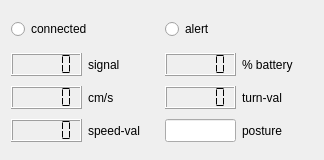
<?xml version="1.0" encoding="UTF-8"?>
<ui version="4.0">
 <class>QDroneDashboard</class>
 <widget class="QWidget" name="QDroneDashboard">
  <property name="geometry">
   <rect>
    <x>0</x>
    <y>0</y>
    <width>320</width>
    <height>160</height>
   </rect>
  </property>
  <layout class="QGridLayout" name="gridLayout">
   <item row="0" column="0" colspan="2">
    <widget class="QRadioButton" name="rbConnectionState">
     <property name="enabled">
      <bool>true</bool>
     </property>
     <property name="minimumSize">
      <size>
       <width>142</width>
       <height>28</height>
      </size>
     </property>
     <property name="maximumSize">
      <size>
       <width>88</width>
       <height>28</height>
      </size>
     </property>
     <property name="text">
      <string>connected</string>
     </property>
    </widget>
   </item>
   <item row="0" column="2" colspan="2">
    <widget class="QRadioButton" name="rbAlertState">
     <property name="minimumSize">
      <size>
       <width>88</width>
       <height>28</height>
      </size>
     </property>
     <property name="maximumSize">
      <size>
       <width>88</width>
       <height>28</height>
      </size>
     </property>
     <property name="text">
      <string>alert</string>
     </property>
    </widget>
   </item>
   <item row="1" column="0">
    <widget class="QLCDNumber" name="lcdLinkQuality">
     <property name="minimumSize">
      <size>
       <width>71</width>
       <height>23</height>
      </size>
     </property>
     <property name="maximumSize">
      <size>
       <width>71</width>
       <height>23</height>
      </size>
     </property>
     <property name="segmentStyle">
      <enum>QLCDNumber::Flat</enum>
     </property>
    </widget>
   </item>
   <item row="1" column="1">
    <widget class="QLabel" name="label_6">
     <property name="minimumSize">
      <size>
       <width>71</width>
       <height>23</height>
      </size>
     </property>
     <property name="maximumSize">
      <size>
       <width>71</width>
       <height>23</height>
      </size>
     </property>
     <property name="text">
      <string>signal</string>
     </property>
    </widget>
   </item>
   <item row="1" column="2">
    <widget class="QLCDNumber" name="lcdCharge">
     <property name="minimumSize">
      <size>
       <width>71</width>
       <height>23</height>
      </size>
     </property>
     <property name="maximumSize">
      <size>
       <width>71</width>
       <height>23</height>
      </size>
     </property>
     <property name="segmentStyle">
      <enum>QLCDNumber::Flat</enum>
     </property>
    </widget>
   </item>
   <item row="1" column="3">
    <widget class="QLabel" name="label">
     <property name="minimumSize">
      <size>
       <width>71</width>
       <height>23</height>
      </size>
     </property>
     <property name="maximumSize">
      <size>
       <width>71</width>
       <height>23</height>
      </size>
     </property>
     <property name="text">
      <string>% battery</string>
     </property>
    </widget>
   </item>
   <item row="2" column="0">
    <widget class="QLCDNumber" name="lcdSpeedCMS">
     <property name="minimumSize">
      <size>
       <width>71</width>
       <height>23</height>
      </size>
     </property>
     <property name="maximumSize">
      <size>
       <width>71</width>
       <height>23</height>
      </size>
     </property>
     <property name="segmentStyle">
      <enum>QLCDNumber::Flat</enum>
     </property>
     <property name="value" stdset="0">
      <double>0.000000000000000</double>
     </property>
    </widget>
   </item>
   <item row="2" column="1">
    <widget class="QLabel" name="label_2">
     <property name="minimumSize">
      <size>
       <width>71</width>
       <height>23</height>
      </size>
     </property>
     <property name="maximumSize">
      <size>
       <width>71</width>
       <height>23</height>
      </size>
     </property>
     <property name="text">
      <string>cm/s</string>
     </property>
    </widget>
   </item>
   <item row="2" column="2">
    <widget class="QLCDNumber" name="lcdTurnVal">
     <property name="minimumSize">
      <size>
       <width>71</width>
       <height>23</height>
      </size>
     </property>
     <property name="maximumSize">
      <size>
       <width>71</width>
       <height>23</height>
      </size>
     </property>
     <property name="segmentStyle">
      <enum>QLCDNumber::Flat</enum>
     </property>
    </widget>
   </item>
   <item row="2" column="3">
    <widget class="QLabel" name="label_4">
     <property name="minimumSize">
      <size>
       <width>71</width>
       <height>23</height>
      </size>
     </property>
     <property name="maximumSize">
      <size>
       <width>71</width>
       <height>23</height>
      </size>
     </property>
     <property name="text">
      <string>turn-val</string>
     </property>
    </widget>
   </item>
   <item row="3" column="0">
    <widget class="QLCDNumber" name="lcdSpeedVal">
     <property name="minimumSize">
      <size>
       <width>71</width>
       <height>23</height>
      </size>
     </property>
     <property name="maximumSize">
      <size>
       <width>71</width>
       <height>23</height>
      </size>
     </property>
     <property name="numDigits">
      <number>5</number>
     </property>
     <property name="segmentStyle">
      <enum>QLCDNumber::Flat</enum>
     </property>
     <property name="value" stdset="0">
      <double>0.000000000000000</double>
     </property>
    </widget>
   </item>
   <item row="3" column="1">
    <widget class="QLabel" name="label_3">
     <property name="minimumSize">
      <size>
       <width>71</width>
       <height>23</height>
      </size>
     </property>
     <property name="maximumSize">
      <size>
       <width>71</width>
       <height>23</height>
      </size>
     </property>
     <property name="text">
      <string>speed-val</string>
     </property>
    </widget>
   </item>
   <item row="3" column="2">
    <widget class="QLineEdit" name="lePosture">
     <property name="sizePolicy">
      <sizepolicy hsizetype="Minimum" vsizetype="Minimum">
       <horstretch>0</horstretch>
       <verstretch>0</verstretch>
      </sizepolicy>
     </property>
     <property name="minimumSize">
      <size>
       <width>71</width>
       <height>23</height>
      </size>
     </property>
     <property name="maximumSize">
      <size>
       <width>71</width>
       <height>23</height>
      </size>
     </property>
    </widget>
   </item>
   <item row="3" column="3">
    <widget class="QLabel" name="label_5">
     <property name="minimumSize">
      <size>
       <width>71</width>
       <height>23</height>
      </size>
     </property>
     <property name="maximumSize">
      <size>
       <width>71</width>
       <height>23</height>
      </size>
     </property>
     <property name="text">
      <string>posture</string>
     </property>
     <property name="buddy">
      <cstring>lePosture</cstring>
     </property>
    </widget>
   </item>
  </layout>
 </widget>
 <resources/>
 <connections/>
</ui>
